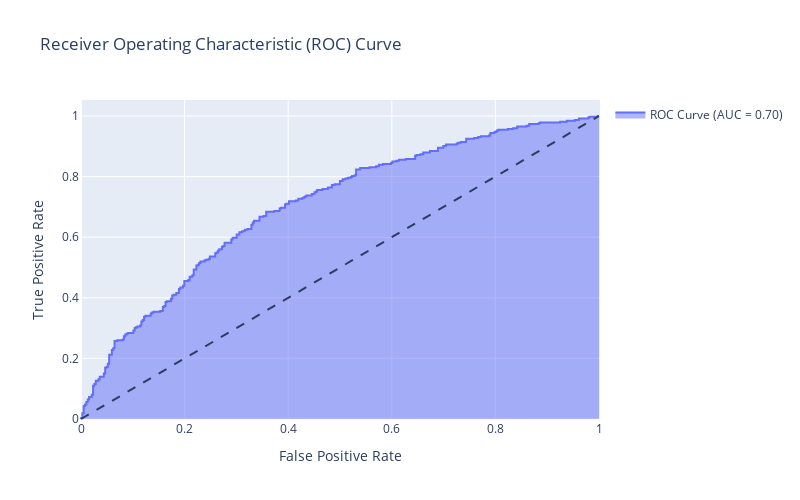

Notebook code cell kept with this figure:
### Code cell
y_probs = grid_search.predict_proba(X_test)[:, 1]
fpr, tpr, thresholds = roc_curve(y_test, y_probs)
roc_auc = roc_auc_score(y_test, y_probs)

plotter.plot_roc_auc_curve(fpr, tpr, roc_auc)

### Figure 1 — Plotly figure (JSON) as saved in the notebook; plotly's stock layout.template omitted (floating-point values rounded to 4 significant figures; data arrays with more than 128 entries replaced by an {"elided": "..."} marker saying what was removed)
{"data": [{"fill": "tonexty", "mode": "lines", "name": "ROC Curve (AUC = 0.70)", "type": "scatter", "x": {"elided": "315 float values"}, "y": {"elided": "315 float values"}}], "layout": {"height": 500, "shapes": [{"line": {"dash": "dash"}, "type": "line", "x0": 0, "x1": 1, "y0": 0, "y1": 1}], "showlegend": true, "title": {"text": "Receiver Operating Characteristic (ROC) Curve"}, "width": 800, "xaxis": {"title": {"text": "False Positive Rate"}}, "yaxis": {"title": {"text": "True Positive Rate"}}}}
